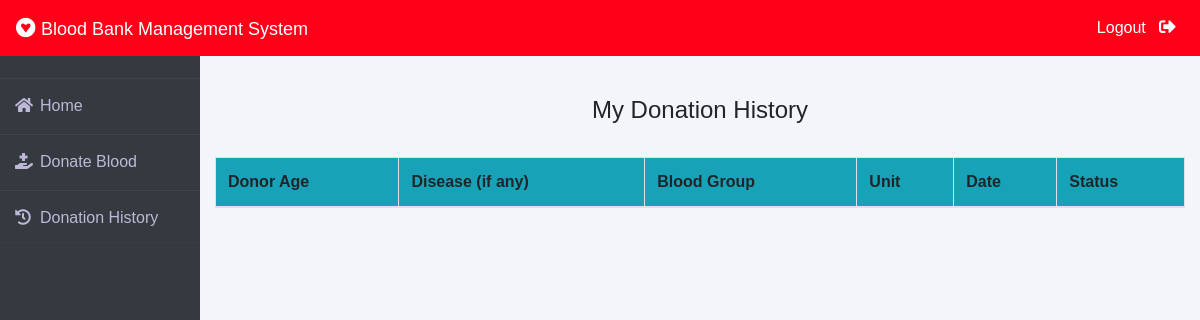
/donation_history/ (signed in), run on an earlier commit of the app's database.
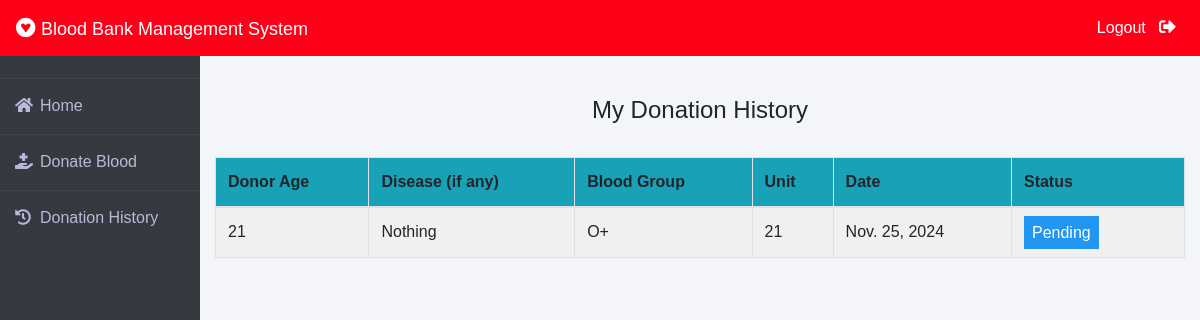
And on a later commit of the database.
### myapp/models.py (models this page shows, shortened)
class BloodDonate(models.Model):
    donor=models.ForeignKey(Donor,on_delete=models.CASCADE)
    disease=models.CharField(max_length=100,default="Nothing")
    age=models.PositiveIntegerField()
    bloodgroup=models.CharField(max_length=10)
    unit=models.PositiveIntegerField(default=0)
    status=models.CharField(max_length=20,default="Pending")
    date=models.DateField(auto_now=True)

### myapp/views.py (the view)
# urls.py: path('donation_history/', views.donation_history, name='donation_history'),
def donation_history(request):
    if request.user.is_authenticated and hasattr(request.user, 'donor'):
        donor = Donor.objects.get(user=request.user)
        donations = BloodDonate.objects.filter(donor=donor)
        return render(request, 'myapp/donation_history.html', {'donations': donations})
    messages.error(request, 'You are not authorized to view this page.')
    return redirect('home')

### myapp/templates/myapp/donation_history.html (shortened to what this page needs)
{% extends 'myapp/donorbase.html' %}
{% block content %}
{% load widget_tweaks %}
{%load static%}
<head>
   </head>
<br><br>
<div class="container">
    <H4 class="text-center">My Donation History</H4><br>
    <table class="table table-light table-hover table-bordered table-striped">
        <thead class="bg-info">
            <tr>
                <th scope="col">Donor Age</th>
                <th scope="col">Disease (if any)</th>
                <th scope="col">Blood Group</th>
                <th scope="col">Unit</th>
                <th scope="col">Date</th>
                <th scope="col">Status</th>
            </tr>
        </thead>
        <tbody>
            {% for t in donations %}
            <tr>
                <td>{{t.age}}</td>
                <td> {{t.disease}}</td>
                <td>{{t.bloodgroup}}</td>
                <td>{{t.unit}}</td>
                <td>{{t.date}}</td>
                {% if t.status == 'Approved' %}
                <td><span class="label warning"> Approved</span></td>
                {% elif t.status == 'Rejected' %}
                <td><span class="label success">Rejected</span></td>
                {% else %}
                <td><span style="color: white;margin-left: 0px;" class="label info">Pending</span></td>
                {% endif %}
            </tr>
            {% endfor %}
        </tbody>
    </table>
</div>
{% endblock content %}

What changed in the data, as far as the page shows it:
added BloodDonate: age "21", disease "Nothing", bloodgroup "O+", unit "21", date "Nov. 25, 2024", status "Pending"
